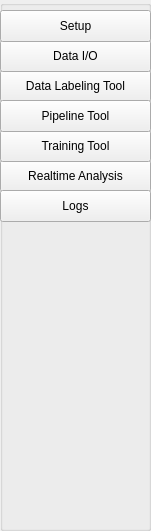
   <widget class="QGroupBox" name="groupBox_4">
    <property name="geometry">
     <rect>
      <x>10</x>
      <y>10</y>
      <width>151</width>
      <height>531</height>
     </rect>
    </property>
    <property name="title">
     <string/>
    </property>
    <widget class="QPushButton" name="showPredictionViewButton">
     <property name="geometry">
      <rect>
       <x>0</x>
       <y>160</y>
       <width>151</width>
       <height>32</height>
      </rect>
     </property>
     <property name="text">
      <string>Realtime Analysis</string>
     </property>
    </widget>
    <widget class="QPushButton" name="showTrainingToolButton">
     <property name="geometry">
      <rect>
       <x>0</x>
       <y>130</y>
       <width>151</width>
       <height>32</height>
      </rect>
     </property>
     <property name="text">
      <string>Training Tool</string>
     </property>
    </widget>
    <widget class="QPushButton" name="showDataLabellingToolButton">
     <property name="geometry">
      <rect>
       <x>0</x>
       <y>70</y>
       <width>151</width>
       <height>32</height>
      </rect>
     </property>
     <property name="text">
      <string>Data Labeling Tool</string>
     </property>
    </widget>
    <widget class="QPushButton" name="showDataIOButton">
     <property name="geometry">
      <rect>
       <x>0</x>
       <y>40</y>
       <width>151</width>
       <height>32</height>
      </rect>
     </property>
     <property name="text">
      <string>Data I/O</string>
     </property>
    </widget>
    <widget class="QPushButton" name="showPipelineToolButton">
     <property name="geometry">
      <rect>
       <x>0</x>
       <y>100</y>
       <width>151</width>
       <height>32</height>
      </rect>
     </property>
     <property name="text">
      <string>Pipeline Tool</string>
     </property>
    </widget>
    <widget class="QPushButton" name="showSetupButton">
     <property name="geometry">
      <rect>
       <x>0</x>
       <y>10</y>
       <width>151</width>
       <height>32</height>
      </rect>
     </property>
     <property name="text">
      <string>Setup</string>
     </property>
    </widget>
    <widget class="QPushButton" name="showLogViewButton">
     <property name="geometry">
      <rect>
       <x>0</x>
       <y>190</y>
       <width>151</width>
       <height>32</height>
      </rect>
     </property>
     <property name="text">
      <string>Logs</string>
     </property>
    </widget>
   </widget>
